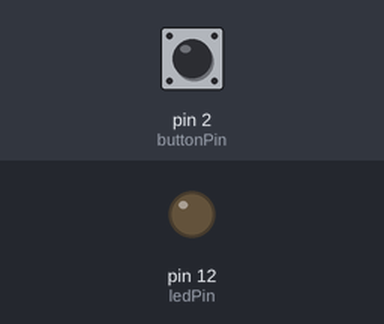
The sketch below on a simulated Arduino Uno, built with avr-gcc and run on an emulated ATmega328P. Shown: output pins drawn as LEDs (lit = HIGH). Inputs (shaded band) come from the test bench; at power-on: pin 2 (buttonPin) HIGH. What the sketch prints to the serial monitor is not drawn.

Above: at 1.2 s.
1.3 s: pin 2 (buttonPin) pulled LOW for 0.15 s
At 1.9 s:
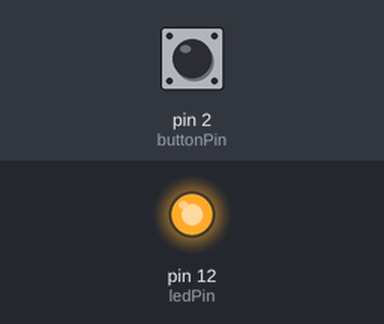
2.9 s: pin 2 (buttonPin) pulled LOW for 1 s
At 4.3 s:
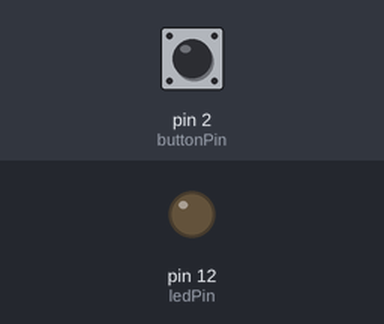
5.4 s: pin 2 (buttonPin) pulled LOW for 3.2 s
At 6.2 s:
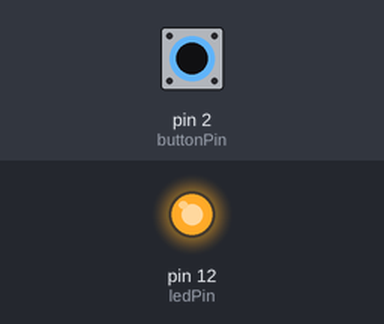
Timing chart, 0 to 8.4 s (numbered marks = the images above; inputs shaded):
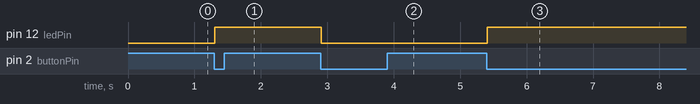

The sketch:

semana04_0614b.ino
```cpp
/**
  * "Un boton que deja encendido o apagado"
  *
  * const se refiere a variables que no queremos cambiar su valor
  * De esta manera no cometeremos errores de valor entre tarjeta y código
  *
  * INPUT_PULLUP define al boton como
  *   LOW cuando no hace contacto estando fisicamente ABAJO
  *   HIGH cuando esta arriba estando fisicamente ARRIBA
  * estos valores son inverson en general cuando se usan otros inputs digitales
  * como conecciones entre circuitos accionados por noDedos
  */

const int buttonPin = 2;  // Pin del botón
const int ledPin = 12;    // Pin del LED

int buttonState = 0;      // Variable para almacenar el estado del botón
int lastButtonState = 0;  // Variable para almacenar el último estado del botón
int ledState = LOW;       // Estado actual del LED

void setup() {
  pinMode(buttonPin, INPUT_PULLUP); // Configurar el pin del botón como entrada
  pinMode(ledPin, OUTPUT);   // Configurar el pin del LED como salida

  Serial.begin(9600);       // NECESITO SABER
}

void loop() {
  // Leer el estado actual del botón
  buttonState = digitalRead(buttonPin);

  // NECESITAS SABER LA NATURALEZA DE ENTRADA
  Serial.println(buttonState);

  // Comprobar si el estado del botón ha cambiado
  //
  if (buttonState != lastButtonState) {
    if (buttonState == LOW) {
      // Cambiar el estado del LED cuando el botón es presionado
      ledState = !ledState;
      digitalWrite(ledPin, ledState);
    }
    delay(50);  // Pequeña pausa para evitar rebotes del botón
  }

  // Actualizar el último estado del botón
  lastButtonState = buttonState;

}
```

Measured:
- after the input at 1.3 s, pin 12 (ledPin): LOW → HIGH at once
- after the input at 2.9 s, pin 12 (ledPin): HIGH → LOW at once
- after the input at 5.4 s, pin 12 (ledPin): LOW → HIGH at once
